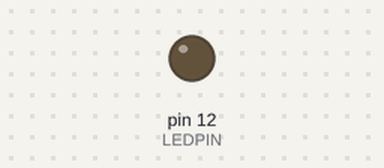
Recording of a sketch running on a simulated Arduino Uno, built with avr-gcc and run on an emulated ATmega328P. Parts: output pins drawn as LEDs (lit = HIGH).

Above: at 0.8 s.
At 11.8 s:
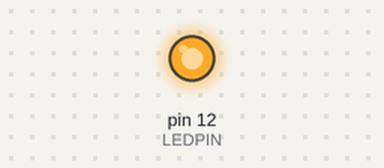
Timing chart, 0 to 13.3 s (numbered marks = the images above):
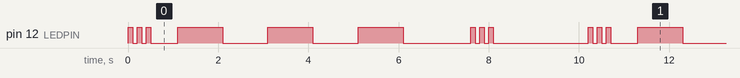

The sketch:

1.1.1.ino
```cpp
const int LEDPIN = 12;

void setup() {
  pinMode(LEDPIN, OUTPUT);
}

void loop() {

  blinkDot();
  blinkDot();
  blinkDot();
  delay(500);


  blinkDash();
  blinkDash();
  blinkDash();
  delay(500);


  blinkDot();
  blinkDot();
  blinkDot();

  delay(2000);
}

void blinkDot() {
  digitalWrite(LEDPIN, HIGH);
  delay(100);
  digitalWrite(LEDPIN, LOW);
  delay(100);
}

void blinkDash() {
  digitalWrite(LEDPIN, HIGH);
  delay(1000);
  digitalWrite(LEDPIN, LOW);
  delay(1000);
}
```

Measured:
- by itself, pin 12 (LEDPIN): repeats every 10.2 s: 2 × (LOW 0.10 s, HIGH 0.10 s), LOW 0.60 s, 2 × (HIGH 1.0 s, LOW 1.0 s), HIGH 1.0 s, LOW 1.5 s, 2 × (HIGH 0.10 s, LOW 0.10 s), HIGH 0.10 s, LOW 2.1 s, HIGH 0.10 s
- by itself, everything shown: repeats every 10.2 s, in 18 steps
